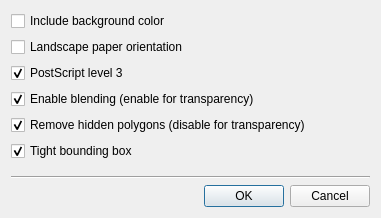
<?xml version="1.0" encoding="UTF-8"?>
<ui version="4.0">
 <class>SaveVectorDialog</class>
 <widget class="QDialog" name="SaveVectorDialog">
  <property name="geometry">
   <rect>
    <x>0</x>
    <y>0</y>
    <width>381</width>
    <height>218</height>
   </rect>
  </property>
  <property name="windowTitle">
   <string>Save vector</string>
  </property>
  <layout class="QHBoxLayout" name="horizontalLayout_3">
   <item>
    <layout class="QVBoxLayout" name="verticalLayout_2">
     <item>
      <layout class="QHBoxLayout" name="horizontalLayout">
       <item>
        <layout class="QVBoxLayout" name="verticalLayout">
         <item>
          <widget class="QCheckBox" name="includeBackgroundColor">
           <property name="text">
            <string>Include background color</string>
           </property>
          </widget>
         </item>
         <item>
          <widget class="QCheckBox" name="landscapePaperOrientation">
           <property name="text">
            <string>Landscape paper orientation</string>
           </property>
          </widget>
         </item>
         <item>
          <widget class="QCheckBox" name="postScriptLevel3">
           <property name="text">
            <string>PostScript level 3</string>
           </property>
           <property name="checked">
            <bool>true</bool>
           </property>
          </widget>
         </item>
         <item>
          <widget class="QCheckBox" name="enableBlending">
           <property name="text">
            <string>Enable blending (enable for transparency)</string>
           </property>
           <property name="checked">
            <bool>true</bool>
           </property>
          </widget>
         </item>
         <item>
          <widget class="QCheckBox" name="removeHiddenPolygons">
           <property name="text">
            <string>Remove hidden polygons (disable for transparency)</string>
           </property>
           <property name="checked">
            <bool>true</bool>
           </property>
          </widget>
         </item>
         <item>
          <widget class="QCheckBox" name="tightBoundingBox">
           <property name="text">
            <string>Tight bounding box</string>
           </property>
           <property name="checked">
            <bool>true</bool>
           </property>
          </widget>
         </item>
        </layout>
       </item>
       <item>
        <spacer name="horizontalSpacer">
         <property name="orientation">
          <enum>Qt::Horizontal</enum>
         </property>
         <property name="sizeHint" stdset="0">
          <size>
           <width>40</width>
           <height>20</height>
          </size>
         </property>
        </spacer>
       </item>
      </layout>
     </item>
     <item>
      <spacer name="verticalSpacer">
       <property name="orientation">
        <enum>Qt::Vertical</enum>
       </property>
       <property name="sizeHint" stdset="0">
        <size>
         <width>20</width>
         <height>40</height>
        </size>
       </property>
      </spacer>
     </item>
     <item>
      <widget class="Line" name="line">
       <property name="orientation">
        <enum>Qt::Horizontal</enum>
       </property>
      </widget>
     </item>
     <item>
      <layout class="QHBoxLayout" name="horizontalLayout_2">
       <item>
        <spacer name="horizontalSpacer_2">
         <property name="orientation">
          <enum>Qt::Horizontal</enum>
         </property>
         <property name="sizeHint" stdset="0">
          <size>
           <width>40</width>
           <height>20</height>
          </size>
         </property>
        </spacer>
       </item>
       <item>
        <widget class="QDialogButtonBox" name="buttonBox">
         <property name="orientation">
          <enum>Qt::Horizontal</enum>
         </property>
         <property name="standardButtons">
          <set>QDialogButtonBox::Cancel|QDialogButtonBox::Ok</set>
         </property>
        </widget>
       </item>
      </layout>
     </item>
    </layout>
   </item>
  </layout>
 </widget>
 <resources/>
 <connections/>
</ui>
